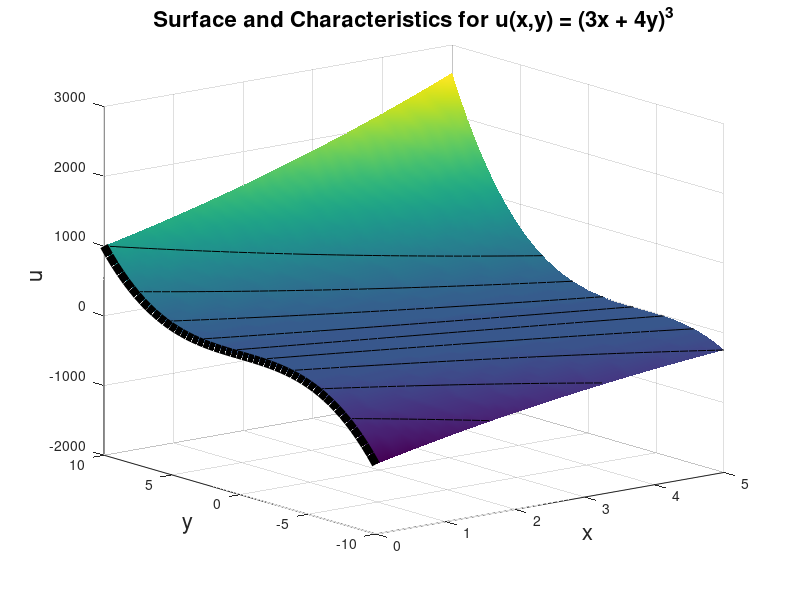
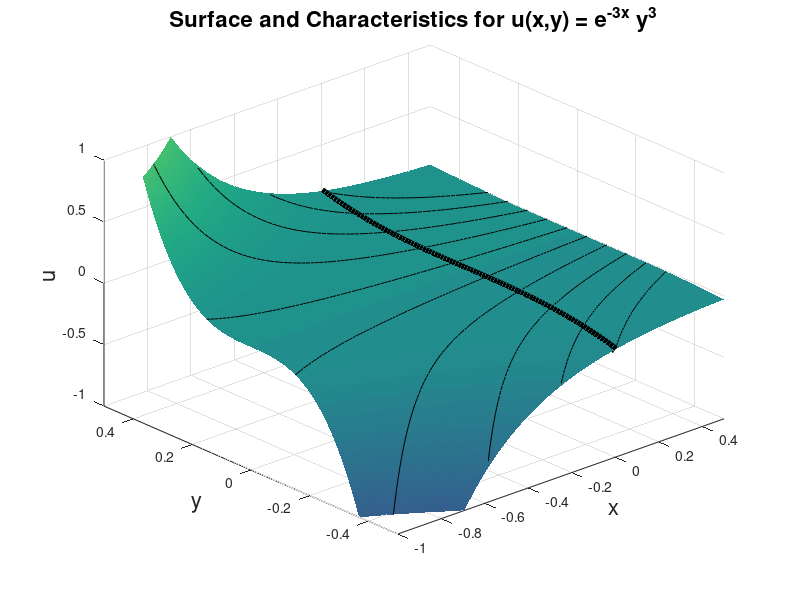

MATLAB code to generate these figures, in order:
% Plots the Characteristics, found when solving PDEs, on two Surfacess

close all

% First Surface
x = linspace(0, 5, 50);
y = linspace(-10, 10, 50);
[X,Y] = meshgrid(x, y);
f = @(X,Y) (3*X+4*Y).^3/64;

figure
S = surf(X,Y,f(X,Y));
set(S, 'EdgeColor', 'none', 'FaceColor', 'interp')

hold on

% Plot the initial condition
plot3(0*y, y, y.^3, 'k', 'LineWidth', 6)
% Plot 10 characteristics
C = linspace(y(1), y(end), 10);

for j = 1:length(C)   
    ys = -4/3*x + C(j);   
    us = f(x, ys);
    % This is a trick in order to kill any lines past the end of the domain   
    us(abs(ys) > 10) = NaN;   
    plot3(x, ys, us, 'k')
end

hold off

axis([0 5 -10 10 -2000 3000])
view([-38 16])
title('Surface and Characteristics for u(x,y) = (3x + 4y)^3', 'FontSize', 16)
xlabel('x', 'FontSize', 16)
ylabel('y', 'FontSize', 16)
zlabel('u', 'FontSize', 16)
set(gcf, 'Color', 'w')

% Second Surface
x = linspace(-1, 0.5, 100);
y = linspace(-0.5, 0.5, 100);
[X,Y] = meshgrid(x, y);
f = @(x,y) exp(-3*x).*y.^3;

figure
S = surf(X,Y,f(X,Y));
set(S, 'EdgeColor', 'none', 'FaceColor', 'interp')

hold on

% Plot the initial condition
plot3(0*y, y, y.^3, 'k', 'LineWidth', 6)
% Plot 10 characteristics
C = linspace(y(1), y(end), 10);

for j = 1:length(C)   
    ys = C(j)*exp(-x);   
    us = f(x, ys);   
    us(abs(ys) > 0.5) = NaN;   
    plot3(x, ys, us, 'k')
end

hold off

axis([-1 0.5 -0.5 0.5 -1 1])
view([-42 35])
xlabel('x', 'FontSize', 16)
ylabel('y', 'FontSize', 16)
zlabel('u', 'FontSize', 16)
title('Surface and Characteristics for u(x,y) = e^{-3x} y^3', 'FontSize', 16)
set(gcf, 'Color', 'w')
    
    
    
    